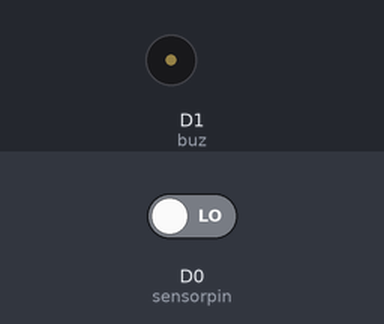
This sketch was run on a simulated ESP8266 (NodeMCU). On the bench: buzzer (waves = sounding). The test bench sets the inputs (shaded band); at power-on: D0 (sensorpin) LOW.

Above: at 1.2 s.
1.3 s: D0 (sensorpin) driven HIGH
At 1.8 s:
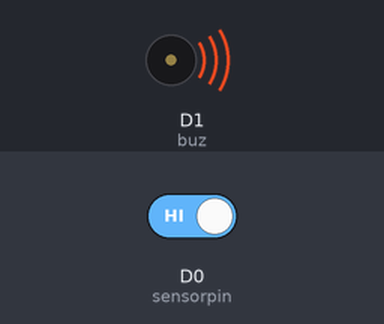
2.8 s: D0 (sensorpin) driven LOW
At 4.1 s:
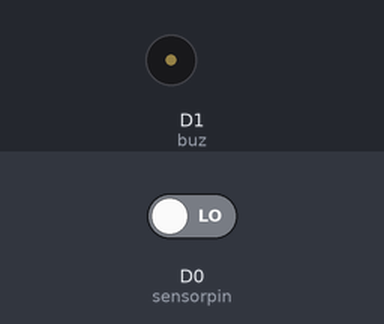
Timing chart, 0 to 5.8 s (numbered marks = the images above; inputs shaded):
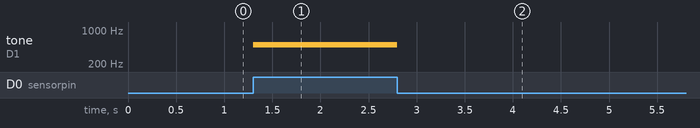

The sketch:

KY-036_-_Touch_Sensor.ino
```cpp
// ky-036 with buzzer
int buz = D1;
int val;
int sensorpin = D0;

void setup() {
 pinMode (buz,OUTPUT);
 pinMode (sensorpin,INPUT);
}

void loop() {
val= digitalRead(sensorpin);
if (val==HIGH)
{
  tone(buz, 500, 500);
}
else
{
  tone(buz, 0, 0);
}

}
```

Measured:
- after the input at 1.3 s, tone on D1 (buz): silent → 500 Hz at once
- after the input at 2.8 s, tone on D1 (buz): 500 Hz → silent at once
